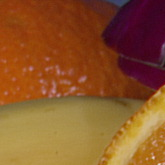
#> input picture output images/q3/grid_1.png, 165 x 165 px, given in place of image1.png, which was not available
$ jupyter execute main.ipynb
#> lines starting #> are read from the running program, lines starting #| are printed output that depends on the picture; after the words box and inside, x2 and y2 are one past the last pixel; in counts of white or black regions, pixels touching at a corner belong together; pictures that were not available may be replaced by others from this repository, and a replacement may not be noted
[cell 1]
# Importing necessary libraries
import cv2
import numpy as np
import os
import math

[cell 2]
'''Q1. Read, write and display an Image.'''

# Creating a directory to save the output images
if not os.path.exists('./output images/q1'):
    os.makedirs('./output images/q1')

# Reading the image
img = cv2.imread('image1.png')
#> img is the input picture: shape (165, 165, 3); mean B, G, R 40.3, 83.6, 138.8

# Displaying the image
cv2.imshow('Image', img)
cv2.waitKey(0)
cv2.destroyAllWindows()

# Writing the image
cv2.imwrite('./output images/q1/output.png', img)
#> Out = True

[cell 3]
'''Q2. Mirror and flip an Image.'''

# Creating a directory to save the output images
if not os.path.exists('./output images/q2'):
    os.makedirs('./output images/q2')

# Reading the image
img = cv2.imread('image1.png')

# Mirroring the image horizontally
img_mirror = cv2.flip(img, 1)

# Flipping the image vertically
img_flip = cv2.flip(img, 0)
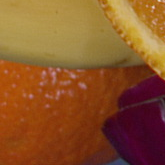
#> img_flip: shape (165, 165, 3); mean B, G, R 40.3, 83.6, 138.8

# Displaying the mirrored image
cv2.imshow('Mirrored Image', img_mirror)
cv2.waitKey(0)
cv2.destroyAllWindows()

# Writing the mirrored image
cv2.imwrite('./output images/q2/mirrored.png', img_mirror)

# Displaying the flipped image
cv2.imshow('Flipped Image', img_flip)
cv2.waitKey(0)
cv2.destroyAllWindows()

# Writing the flipped image
cv2.imwrite('./output images/q2/flipped.png', img_flip)
#> Out = True

[cell 4]
'''Q3. Divide an image into n square parts and saves the output images.'''

# Creating a directory to save the output images
if not os.path.exists('./output images/q3'):
    os.makedirs('./output images/q3')

# Reading the input image
img = cv2.imread('image1.png')

# Getting the dimensions of the input image
height, width, channels = img.shape
#> height = 165; width = 165; channels = 3

# Taking n as input
n = int(input("Enter a square number: "))
#> the answer given: 3

# Checking if n is a perfect square
if int(math.sqrt(n))**2 != n:
    print("Invalid number")
else:
    # Calculating the size of each square
    square_size = int(math.sqrt((height*width)/n))

    # Calculating the number of squares in each row and column
    num_squares = int(math.sqrt(n))

    # Dividing the image into squares and save the output images
    for i in range(num_squares):
        for j in range(num_squares):
            square_img = img[i*square_size:(i+1)*square_size, j*square_size:(j+1)*square_size]
            cv2.imwrite(f"./output images/q3/grid_{i*num_squares+j+1}.png", square_img)

[cell 5]
'''Q4. Read a gray-scale image, modify the pixel intensities which are greater than 120 as white, less than 50 as black and rest as unmodified.'''

# Creating a directory to save the output images
if not os.path.exists('./output images/q4'):
    os.makedirs('./output images/q4')


# Reading the grayscale image
img = cv2.imread('image1.png', cv2.IMREAD_GRAYSCALE)
#> img: shape (165, 165); min 18, max 218, mean 94.7

# Modifying the pixel intensities
img[img > 120] = 255
img[img < 50] = 0
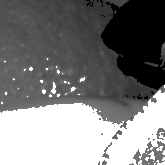
#> img: shape (165, 165); min 0, max 255, mean 125.9

# Displaying the modified image
cv2.imshow('Modified Image', img)
cv2.waitKey(0)
cv2.destroyAllWindows()

# Writing the modified image
cv2.imwrite('./output images/q4/output.png', img)
#> Out = True

[cell 6]
'''Q5. Find the mean of a gray-scale image and set it as the threshold value. Using the threshold value convert the image into binary image and display it.'''

# Creating a directory to save the output images
if not os.path.exists('./output images/q5'):
    os.makedirs('./output images/q5')

# Reading the grayscale image
img = cv2.imread('image1.png', cv2.IMREAD_GRAYSCALE)

# Finding the mean of the image
mean = np.mean(img)
#> mean = 94.67

# Setting the threshold value
threshold = mean
#> threshold = 94.67

# Converting the image into binary using the threshold value
_, binary_img = cv2.threshold(img, threshold, 255, cv2.THRESH_BINARY)
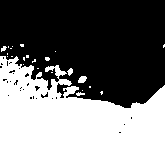
#> binary_img: shape (165, 165); 47.3% white; 24 white regions (19 under 20 px), largest, box (x1, y1, x2, y2) and area: (0, 56, 165, 165) 12679, (78, 76, 87, 83) 48, (67, 68, 73, 76) 30, (76, 92, 85, 96) 23, (1, 46, 7, 52) 22

# Displaying the binary image
cv2.imshow('Binary Image', binary_img)
cv2.waitKey(0)
cv2.destroyAllWindows()

# Writing the binary image
cv2.imwrite('./output images/q5/output.png', binary_img)
#> Out = True

[cell 7]
'''Q6. python program to change the resolution of an image from 1 bit to 8 bit.'''

# Creating a directory to save the output images
if not os.path.exists('./output images/q6'):
    os.makedirs('./output images/q6')

# Reading the image
img = cv2.imread('image1.png')

def downscale(img,bits): #img or src image and bits is the required bits
    level = 2**bits - 1
    img_xbit = (img // (256//level)) * (256//level)
    return img_xbit

def dispXwrite(img,bits):
    imgx=downscale(img,bits)
    cv2.imshow(str(bits)+'-bit Image', imgx) #displays the image
    cv2.waitKey(0)
    cv2.destroyAllWindows()
    cv2.imwrite('./output images/q6/output_'+str(bits)+'bit.png', imgx) #writes the image with suitable name

for bits in range(8,0,-1):
    dispXwrite(img,bits)

[cell 8]
'''Q7. Read an gray scale image and write a program to zoom and shrink the image using-

a. Pixel replication method.
b. Interpolation method.
Store the images as necessary.'''

# Creating a directory to save the output images
if not os.path.exists('./output_images/q7'):
    os.makedirs('./output_images/q7')

# Reading the input image
img = cv2.imread('image1.png', cv2.IMREAD_GRAYSCALE)

# Defining the zoom factor
zoom_factor = int(input("Enter Zoom Factor"))
#> the answer given: 3

# Resizing the image using pixel replication method
resized_pixel = np.zeros((img.shape[0]*zoom_factor, img.shape[1]*zoom_factor), dtype=np.uint8)
for i in range(img.shape[0]):
    for j in range(img.shape[1]):
        for k in range(zoom_factor):
            for l in range(zoom_factor):
                resized_pixel[i*zoom_factor+k, j*zoom_factor+l] = img[i, j]

# Resizing the image using interpolation method
resized_interpolation = cv2.resize(img, None, fx=zoom_factor, fy=zoom_factor, interpolation=cv2.INTER_LINEAR)

# Defining the shrink factor
shrink_factor = int(input("Enter Shrink Factor"))
#> the answer given: 3

# Resizing the image using pixel replication method
resized_pixel_shrink = np.zeros((int(img.shape[0]/shrink_factor), int(img.shape[1]/shrink_factor)), dtype=np.uint8)
for i in range(0, img.shape[0], shrink_factor):
    for j in range(0, img.shape[1], shrink_factor):
        resized_pixel_shrink[int(i/shrink_factor), int(j/shrink_factor)] = img[i, j]

# Resizing the image using interpolation method
resized_interpolation_shrink = cv2.resize(img, None, fx=1/shrink_factor, fy=1/shrink_factor, interpolation=cv2.INTER_LINEAR)

# Saving the output images
cv2.imwrite('./output_images/q7/resized_pixel.jpg', resized_pixel)
cv2.imwrite('./output_images/q7/resized_interpolation.jpg', resized_interpolation)
cv2.imwrite('./output_images/q7/resized_pixel_shrink.jpg', resized_pixel_shrink)
cv2.imwrite('./output_images/q7/resized_interpolation_shrink.jpg', resized_interpolation_shrink)
#> Out = True

[cell 9]
'''Q8. Read a gray scale image and negate the image.'''

# Importing necessary libraries
import cv2
import numpy as np
import os
import math

# Creating a directory to save the output images
if not os.path.exists('./output images/q8'):
    os.makedirs('./output images/q8')

# Read the grayscale image
img = cv2.imread('image1.png', cv2.IMREAD_GRAYSCALE)

# Negating the image
negated_img = 255 - img
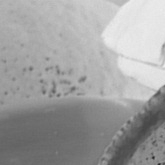
#> negated_img: shape (165, 165); min 37, max 237, mean 160.3

# Displaying the negated image
cv2.imshow('Negated Image', negated_img)
cv2.waitKey(0)
cv2.destroyAllWindows()

# Writing the negated image
cv2.imwrite('./output images/q8/negated.png', negated_img)
#> Out = True

[cell 10]
'''Q9. Read a RGB image. Extract its red, green, and blue components and display it individually.'''

# Creating a directory to save the output images
if not os.path.exists('./output images/q9/'):
    os.makedirs('./output images/q9/')
# Reading the RGB image
img = cv2.imread('image1.png')

# Extracting the red, green, and blue components
bx, gx, rx = cv2.split(img)

zeros = np.zeros(bx.shape, np.uint8)

# Merging zeros to make BGR image
b = cv2.merge([bx,zeros,zeros])
g = cv2.merge([zeros,gx,zeros])
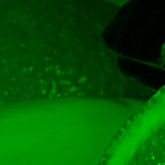
#> g: shape (165, 165, 3); mean of channels 0, 1, 2 0, 83.6, 0; drawn as B, G, R
r = cv2.merge([zeros,zeros,rx])
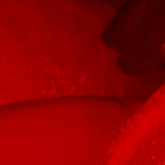
#> r: shape (165, 165, 3); mean of channels 0, 1, 2 0, 0, 138.8; drawn as B, G, R

# Displaying the red component
cv2.imshow('Red Component', r)
cv2.waitKey(0)
cv2.destroyAllWindows()

# Saving the red component as an image
cv2.imwrite('./output images/q9/red.png', r)

# Displaying the green component
cv2.imshow('Green Component', g)
cv2.waitKey(0)
cv2.destroyAllWindows()

# Saving the green component as an image
cv2.imwrite('./output images/q9/green.png', g)

# Displaying the blue component
cv2.imshow('Blue Component', b)
cv2.waitKey(0)
cv2.destroyAllWindows()

# Saving the blue component as an image
cv2.imwrite('./output images/q9/blue.png', b)
#> Out = True

[cell 11]
'''Q10. Read a RGB image and convert it to a YIQ model and reconvert it back to RGB.'''

# Creating a directory to save the output images
if not os.path.exists('./output images/q10/'):
    os.makedirs('./output images/q10/')

# Reading the RGB image
img = cv2.imread('image1.png')

# Converting the RGB image to YIQ
img_yiq = cv2.cvtColor(img, cv2.COLOR_BGR2YCrCb)
#> img_yiq: shape (165, 165, 3); mean of channels 0, 1, 2 95.2, 159.1, 97

# Spliting the Y, I, and Q components
y, i, q = cv2.split(img_yiq)
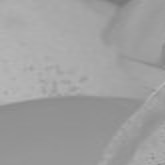
#> i: shape (165, 165); min 119, max 184, mean 159.1
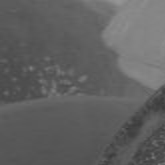
#> q: shape (165, 165); min 57, max 150, mean 97

# Converting the YIQ image back to RGB
img_rgb = cv2.cvtColor(img_yiq, cv2.COLOR_YCrCb2BGR)

# Displaying the original and converted RGB images
cv2.imshow('Original Image', img)
cv2.waitKey(0)
cv2.destroyAllWindows()
cv2.imshow('YIQ model', img_yiq)
cv2.waitKey(0)
cv2.destroyAllWindows()
cv2.imshow('Converted Image', img_rgb)
cv2.waitKey(0)
cv2.destroyAllWindows()

# Writing the YIQ image
cv2.imwrite('./output images/q10/YIQ model.png', img_yiq)

# Writing the Converted image
cv2.imwrite('./output images/q10/RGB converted.png', img_rgb)
#> Out = True

[cell 12]
'''Q11. Convert an RGB image to indexed image and followed by RGB image.'''

# Creating a directory to save the output images
if not os.path.exists('./output images/q11/'):
    os.makedirs('./output images/q11/')

# Loading the RGB image
rgb_image =cv2.imread('image1.png')

# Converting the RGB image to an indexed image with a maximum of 256 colors
indexed_image = cv2.cvtColor(rgb_image, cv2.COLOR_BGR2GRAY)
indexed_image = cv2.applyColorMap(indexed_image, cv2.COLORMAP_JET)
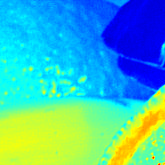
#> indexed_image: shape (165, 165, 3); mean B, G, R 184.7, 183.8, 68.2

# Saving the indexed image
cv2.imwrite("./output images/q11/indexed_image.png", indexed_image)

# Converting the indexed image back to an RGB image
rgb_image2 = cv2.cvtColor(indexed_image, cv2.COLOR_BGR2RGB)

# Saving the RGB image
cv2.imwrite("./output images/q11/rgb_image2.png", rgb_image2)
#> Out = True

[cell 13]
'''Q12. Convert the RGB image into CMY model and CMY model into RGB model.'''

# Creating a directory to save the output images
if not os.path.exists('./output images/q12/'):
    os.makedirs('./output images/q12/')

# Loading the RGB image
rgb_image = cv2.imread('image1.png')

# Converting the RGB image to CMY model
cmy_image = 255 - rgb_image
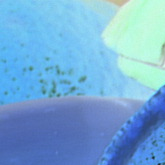
#> cmy_image: shape (165, 165, 3); mean B, G, R 214.7, 171.4, 116.2

# Converting the CMY image to RGB model
rgb_image2 = 255 - cmy_image

# Saving the CMY image
cv2.imwrite("./output images/q12/cmy_image.png", cmy_image)

# Saving the RGB image
cv2.imwrite("./output images/q12/rgb_image3.png", rgb_image2)
#> Out = True

$ run again, on output images/q3/grid_5.png
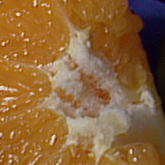
#> input picture output images/q3/grid_5.png, 165 x 165 px, given in place of image1.png, which was not available
#> img is the input picture: shape (165, 165, 3); mean B, G, R 57.8, 100.8, 139.3
#> `cv2.imwrite('./output images/q1/output.png', img)`: Out = True
#> mean = 106.9
#> `_, binary_img = cv2.threshold(img, threshold, 255, cv2.THRESH_BINARY)`:
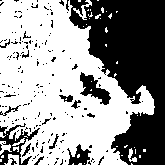
#> binary_img: shape (165, 165); 58.9% white; 178 black regions (163 under 20 px), largest, box (x1, y1, x2, y2) and area: (69, 0, 165, 165) 8943, (0, 123, 40, 165) 557, (80, 72, 111, 105) 452
#> `cv2.imwrite('./output images/q5/output.png', binary_img)`: Out = True
#> img_yiq: shape (165, 165, 3); mean of channels 0, 1, 2 107.4, 150.8, 100
#> `cmy_image = 255 - rgb_image`:
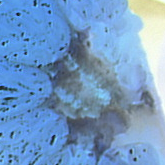
#> cmy_image: shape (165, 165, 3); mean B, G, R 197.2, 154.2, 115.7

$ run again, on output images/q3/grid_6.png
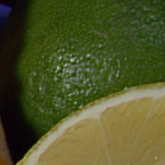
#> input picture output images/q3/grid_6.png, 165 x 165 px, given in place of image1.png, which was not available
#> img is the input picture: shape (165, 165, 3); mean B, G, R 39.4, 83.8, 78.4
#> `cv2.imwrite('./output images/q1/output.png', img)`: Out = True
#> mean = 76.63
#> binary_img: shape (165, 165); 37.8% white; 111 white regions (99 under 20 px), largest, box (x1, y1, x2, y2) and area: (16, 82, 165, 165) 8288, (48, 48, 112, 93) 1148, (62, 89, 84, 104) 84
#> `cv2.imwrite('./output images/q5/output.png', binary_img)`: Out = True
#> img_yiq: shape (165, 165, 3); mean of channels 0, 1, 2 77.1, 128.9, 106.7
#> `cmy_image = 255 - rgb_image`:
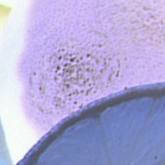
#> cmy_image: shape (165, 165, 3); mean B, G, R 215.6, 171.2, 176.6
